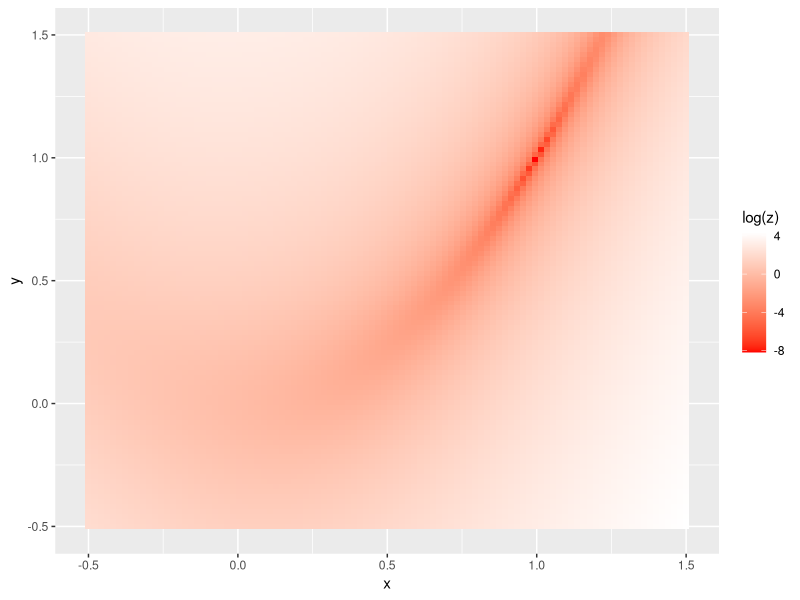
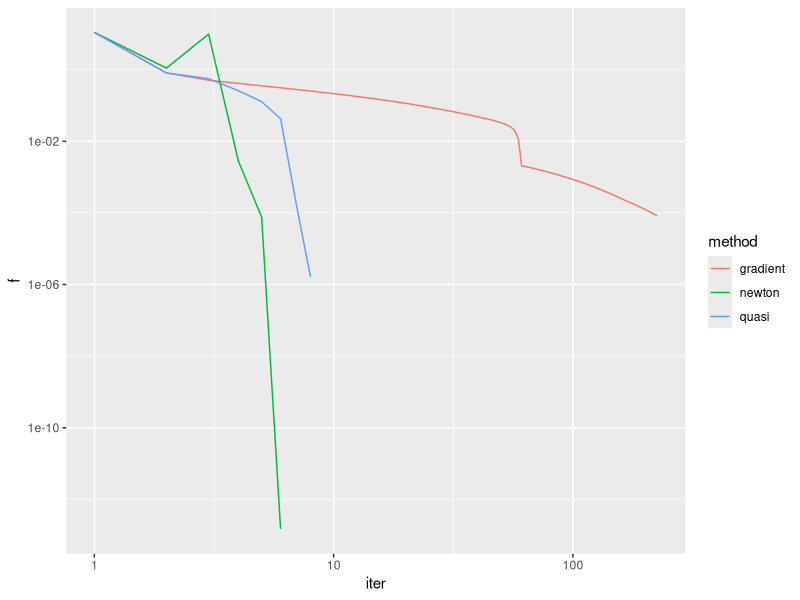
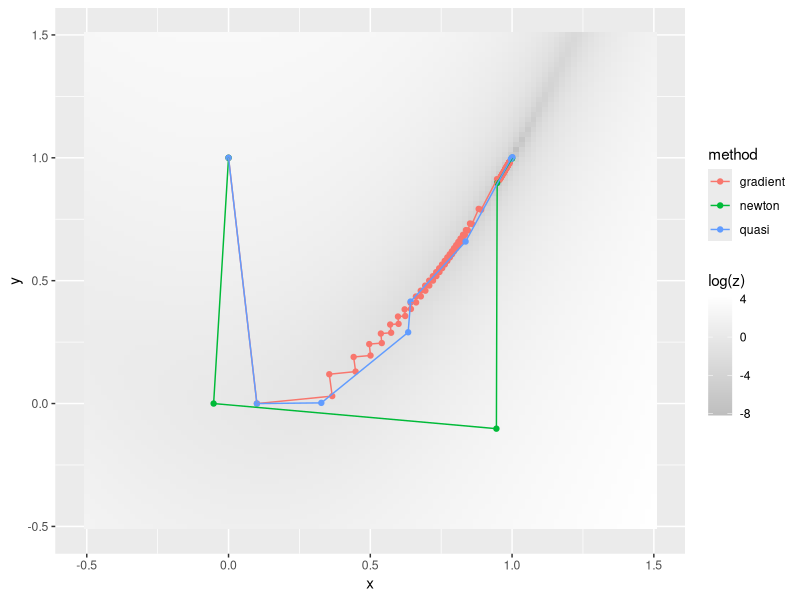

R code for these plots, in order:
# 最急降下法、ニュートン法、の比較

library(ggplot2)

call.2 = function( fun, x, y ){ fun(cbind(x,y)) }
f  = function(x){
  if( !is.matrix(x) ){ x = matrix(x,1,2) }
  (x[,1]-1)^2+10*(x[,1]^2-x[,2])^2
  }
df = function(x){
  if( !is.matrix(x) ){ x = matrix(x,1,2) }
  cbind( 2*(x[,1]-1)+20*(x[,1]^2-x[,2])*2*x[,1],
         -20*(x[,1]^2-x[,2] ) )
}
Hf = function(x){ 
  if( !is.matrix(x) ){ x = matrix(x,1,2) }
  matrix( c(2+40*(3*x[,1]^2-x[,2]),-40*x[,1],-40*x[,1],20), 2,2 )
  }

q.solve = function( x0 ){ -1 * df(x0) %*% solve(Hf(x0)) }

# 関数値の可視化
N <- 100
x <- seq(-0.5,1.5, length=N)
y <- seq(-0.5,1.5, length=N)
d.cont <- data.frame( x=rep(x,N), y=rep(y,each=N) )
d.cont <- transform(d.cont, z=call.2( f, x, y ) )

p <- ggplot()
p <- p + geom_tile( data=d.cont, aes(x=x,y=y,z=z,fill=log(z) )) 
p <- p + scale_fill_gradient(low = "red", high = "white") 
print(p)

# 最急降下法
x = c(0,1)
as = seq(0,10,length.out = 10000)
ps.grad = data.frame( x=x[1], y=x[2], z=f(x) )
while( sum(df(x)^2) > 0.0001 ){
  d = df(x)
  # 直線探索
  a = as[ which.min( f(sweep(-1*as%*%d,2,x,FUN="+")) ) ]
  x = x - a*d
  ps.grad = rbind( ps.grad, data.frame( x=x[1], y=x[2], z=f(x) ) )
}

# ニュートン法
x = c(0,1)
ps.new = data.frame( x=x[1], y=x[2], z=f(x) )
while( sum(df(x)^2) > 0.0001 ){
  d = q.solve( matrix(x,1,2) )
  x = x + d
  ps.new = rbind( ps.new, data.frame( x=x[1], y=x[2], z=f(x) ) )
}

# BFGS法
x = c(0,1)
B = matrix(c(1,0,0,1),2,2)

ps.quasi = data.frame( x=x[1], y=x[2], z=f(x) )
as = seq(0,10,length.out = 10000)
while( sum(df(x)^2) > 0.0001 ){
  d = -1*df(x)%*%solve(B)
  a = as[ which.min( f(sweep(as%*%d,2,x,FUN="+")) ) ]
  s = a*d
  y = -1*df(x)
  x = x + a*d
  y = y + df(x)
  ps.quasi = rbind( ps.quasi, data.frame( x=x[1], y=x[2], z=f(x) ) )
  if( y%*%t(s)<0) next 
  B = B + 1.0 / as.numeric(y%*%t(s)) * (t(y)%*%y)- 1.0 / as.numeric(s%*%B%*%t(s)) * B %*% t(s) %*% s %*% B
}

data <- rbind( data.frame( method="gradient", iter=seq(1,nrow(ps.grad)), x=ps.grad$x, y=ps.grad$y, f=ps.grad$z ),
               data.frame( method="newton",   iter=seq(1,nrow(ps.new)),  x=ps.new$x,  y=ps.new$y,  f=ps.new$z ),
               data.frame( method="quasi",    iter=seq(1,nrow(ps.quasi)),x=ps.quasi$x,y=ps.quasi$y,f=ps.quasi$z ) )

# 収束の度合い
p <- ggplot()
p <- p + geom_line( data=data, aes(x=iter,y=f,group=method, color=method ) ) 
p <- p + scale_x_log10() + scale_y_log10()
print(p)

# 軌跡
p <- ggplot()
p <- p + geom_tile( data=d.cont, aes(x=x,y=y,z=z,fill=log(z) )) 
p <- p + scale_fill_gradient(low = "gray", high = "white") 
p <- p + geom_point( data=data, aes(x=x,y=y,color=method) ) + geom_path( data=data, aes(x=x,y=y,color=method) )
print(p)
